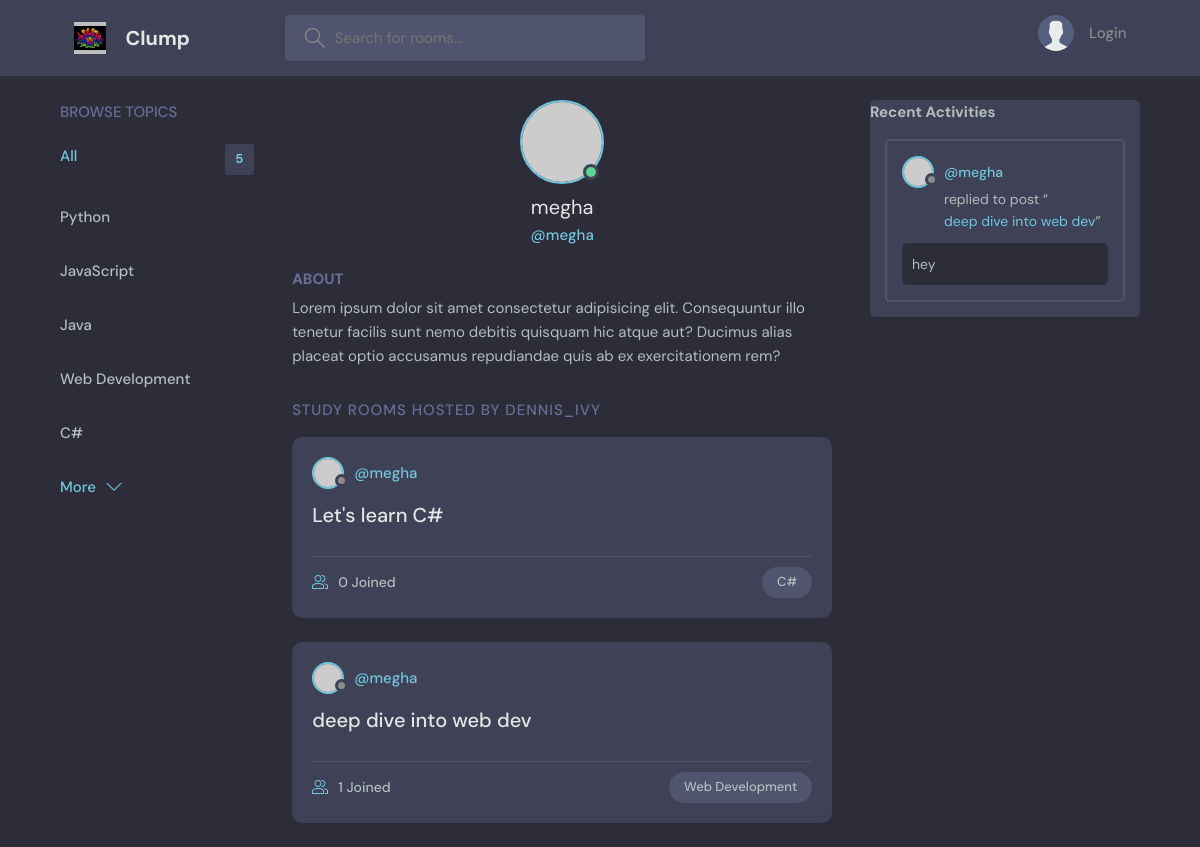
The page /profile/4/ on the database its author committed.
### base/models.py (models this page shows, shortened)
class Topic(models.Model):
    name=models.CharField(max_length=200)

class Room(models.Model):
    host=models.ForeignKey(User,on_delete=models.SET_NULL,null=True)
    topic=models.ForeignKey(Topic,on_delete=models.SET_NULL,null=True)
    name=models.CharField(max_length=200)
    description= models.TextField(null=True,blank=True) # It can be Null
    participants=models.ManyToManyField(User,related_name='participants',blank=True)
    update = models.DateTimeField(auto_now=True)
    created=models.DateTimeField(auto_now_add=True)
    class Meta:
        ordering=['-update','-created']
    def __str__(self): # The __str__ function is used add a string representation of a model's object
        return self.name

class Message(models.Model):
    user = models.ForeignKey(User,on_delete=models.CASCADE)
    room=models.ForeignKey(Room,on_delete=models.CASCADE)
    body=models.TextField()
    update = models.DateTimeField(auto_now=True)
    created=models.DateTimeField(auto_now_add=True)
    class Meta:
        ordering=['-update','-created']

### base/views.py (the view)
# urls.py: path("profile/<str:pk>/",views.userProfile,name='user-profile'),
def userProfile(request,pk):
    user=User.objects.get(id=pk)
    rooms=user.room_set.all()
    room_messages =user.message_set.all()
    topics=Topic.objects.all()
    context={'user':user,'rooms':rooms,'room_messages':room_messages,'topics':topics}
    return render(request,'base/profile.html',context)

### base/templates/base/profile.html (shortened to what this page needs)
{% extends 'main.html' %}
{% block content %}
<main class="profile-page layout layout--3">
  <div class="container">
    {% include 'base/topic_component.html' %}
    <div class="roomList">
      <div class="profile">
        <div class="profile__avatar">
          <div class="avatar avatar--large active">
            <img src="https://randomuser.me/api/portraits/men/11.jpg" />
          </div>
        </div>
        <div class="profile__info">
          <h3>{{user.username}}</h3>
          <p>@{{user.username}}</p>
        </div>
        <div class="profile__about">
          <h3>About</h3>
          <p>
            Lorem ipsum dolor sit amet consectetur adipisicing elit. Consequuntur illo tenetur
            facilis sunt nemo debitis quisquam hic atque aut? Ducimus alias placeat optio
            accusamus repudiandae quis ab ex exercitationem rem?
          </p>
        </div>
      </div>
      <div class="roomList__header">
        <div>
          <h2>Study Rooms Hosted by dennis_ivy</a>
          </h2>
        </div>
      </div>
      {% include 'base/feed_component.html' %}
    </div>
    {% include 'base/activity_component.html' %}
  </div>
</main>
{% endblock content %}

### base/templates/base/topic_component.html
<div class="topics">
    <div class="topics__header">
      <h2>Browse Topics</h2>
    </div>
    <ul class="topics__list">
      <li>
        <a href="{% url 'home' %}" class="active">All <span>{{topics.count}}</span></a>
      </li>
      {% for topic in topics %}
      <li>
        <a href="{% url 'home' %}?q={{topic.name}}">{{topic.name}}</a>
      </li>
      {% endfor %}
    </ul>
    <button class="btn btn--link" href="/">
      More
      <svg version="1.1" xmlns="http://www.w3.org/2000/svg" width="32" height="32" viewBox="0 0 32 32">
        <title>chevron-down</title>
        <path d="M16 21l-13-13h-3l16 16 16-16h-3l-13 13z"></path>
      </svg>
    </button>
  </div>

### base/templates/base/feed_component.html (shortened to what this page needs)
{% for room in rooms %}
<div class="roomListRoom">
    <div class="roomListRoom__header">
      <a href="{url user-profile room.host.id %}" class="roomListRoom__author">
        <div class="avatar avatar--small">
          <img src="https://randomuser.me/api/portraits/women/11.jpg" />
        </div>
        <span>@{{room.host.username}}</span>
      </a>
    </div>
    <div class="roomListRoom__content">
      <a href="{% url 'room' room.id %}">{{room.name}}</a>
    </div>
    <div class="roomListRoom__meta">
      <a href="{% url 'room' room.id %}" class="roomListRoom__joined">
        {{room.participants.all.count}} Joined
      </a>
      <p class="roomListRoom__topic">{{room.topic.name}}</p>
    </div>
  </div>
{% endfor %}

### base/templates/base/activity_component.html (shortened to what this page needs)
<div class="activities">
    <div class="activities_header">
      <h2>Recent Activities</h2>
    </div>
    {% for message in room_messages %}
    <div class="activities__box">
      <div class="activities__boxHeader roomListRoom__header">
        <a href="{%  url 'user-profile' message.user.id %}" class="roomListRoom__author">
          <div class="avatar avatar--small">
            <img src="https://randomuser.me/api/portraits/women/11.jpg" />
          </div>
          <p>
            @{{message.user}}
          </p>
        </a>
      </div>
      <div class="activities__boxContent">
        <p>replied to post “<a href="{% url 'room' message.room.id %}">{{message.room}}</a>”</p>
        <div class="activities__boxRoomContent">
          {{message.body}}
        </div>
      </div>
    </div>
    {% endfor %}
</div>

### rows shown on the page
Topic: name "Python"
Topic: name "JavaScript"
Topic: name "Java"
Topic: name "Web Development"
Topic: name "C#"
Room: host.username "megha", name "Let's learn C#", participants.all.count "0", topic.name "C#"
Room: host.username "megha", name "deep dive into web dev", participants.all.count "1", topic.name "Web Development"
Message: user "megha", room "deep dive into web dev", body "hey"

### other values the page prints
{{ topics.count }} "5"
{{ user.username }} "megha"
